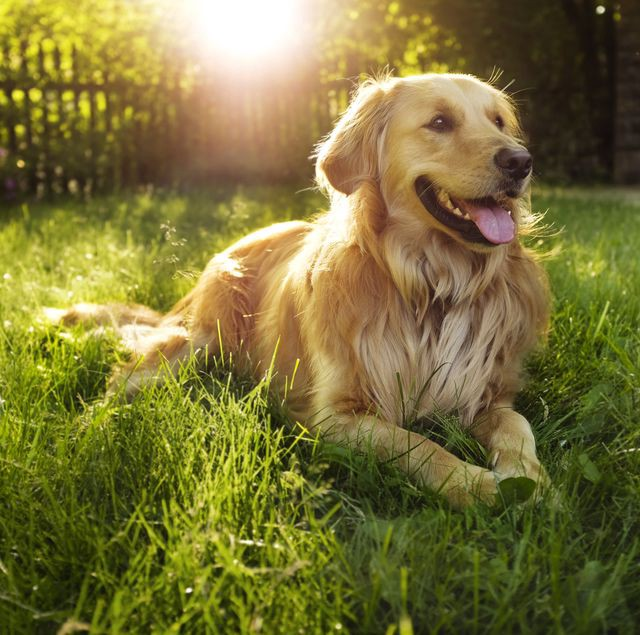
#> input picture image_processing/point_operators/dog_color.jpeg, 640 x 635 px, found by its file name
$ python geo_transform_opencv.py
#> lines starting #> are read from the running program, lines starting #| are printed output that depends on the picture
import cv2
import numpy as np
from matplotlib import pyplot as plt

# [54 lines left out: functions resize, translation, rotation, affine_transform, not called in this run]


def perspective_transform():
	img = cv2.imread('D:\\Workspace\\intern\\vccorp\\image_processing\\point_operators\\dog_color.jpeg')
#> img is the input picture: shape (635, 640, 3); mean B, G, R 56.6, 114.8, 122.5
	img = cv2.cvtColor(img, cv2.COLOR_BGR2RGB)
	rows,cols,ch = img.shape
#> rows = 635; cols = 640; ch = 3

	inputs = np.float32([[56,65],[368,52],[28,387],[389,390]])
	outputs = np.float32([[0,0],[300,0],[0,300],[300,300]])

	M = cv2.getPerspectiveTransform(inputs,outputs)

	dst = cv2.warpPerspective(img,M,(300,300))
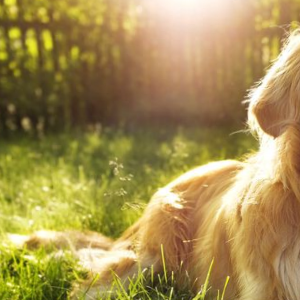
#> dst: shape (300, 300, 3); mean R, G, B 164.7, 142.7, 81.9

	plt.subplot(121),plt.imshow(img),plt.title('Input')
	plt.subplot(122),plt.imshow(dst),plt.title('Output')
	plt.show()
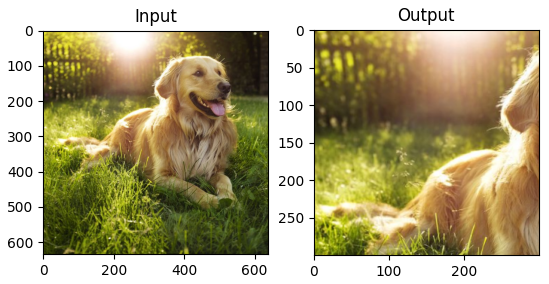
#> figure drawn by matplotlib, 2 panels


perspective_transform()
